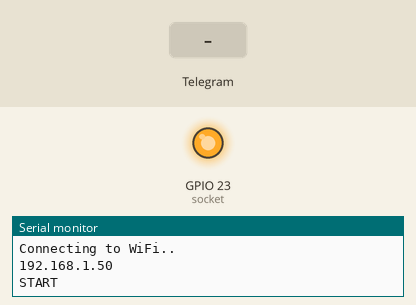
The sketch below on a simulated ESP8266 (NodeMCU). On the bench: output pins drawn as LEDs (lit = HIGH), the last lines printed to the serial monitor. The inputs (shaded band) are chosen by the test bench. WiFi joins after 1.5 s; servers stay silent unless stated; the local clock reads 2024-03-15 10:24:30 at power-on unless the sketch sets it.

Above: at 3.2 s.
3.3 s: Telegram message "/socketon" received
At 4.7 s:
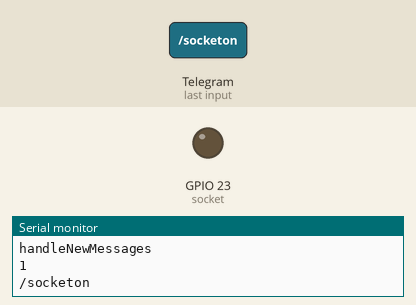
5.4 s: Telegram message "/socketoff" received
At 6.2 s:
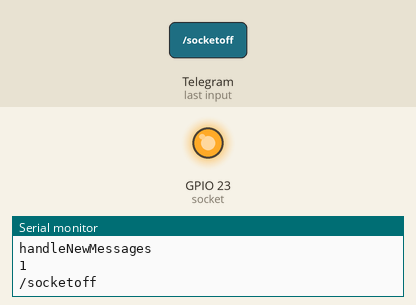
Timing chart, 0 to 8.4 s (numbered marks = the images above; inputs shaded):
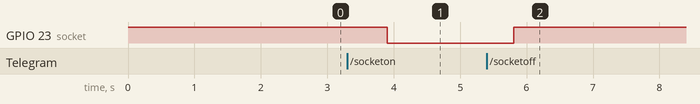

The sketch:

smart_socket.ino
```cpp
#ifdef ESP32
  #include <WiFi.h>
#else
  #include <ESP8266WiFi.h>
#endif
#include <WiFiClientSecure.h>
#include <UniversalTelegramBot.h>
#include <ArduinoJson.h>

#define socket 23

String chat_id;
String your_name;
int numNewMessages;
int botRequestDelay = 1000;
unsigned long lastTimeBotRan;
//CHANGE THE "NAME" with your name
const char* ssid = "NAME";
const char* password = "WIFI_PASSWORD";

//CHANGE THE "TELEGRAM_BOT_TOKEN_"
#define BOTtoken "TELEGRAM_BOT_TOKEN"
#define CHAT_ID "738651906"

#ifdef ESP8266
  X509List cert(TELEGRAM_CERTIFICATE_ROOT);
#endif

WiFiClientSecure client;
UniversalTelegramBot bot(BOTtoken, client);

void handleNewMessages(int numNewMessages) {
  Serial.println("handleNewMessages");
  Serial.println(String(numNewMessages));

  for (int i = 0; i < numNewMessages; i++) {
    // Chat id of the requester
    String chat_id = String(bot.messages[i].chat_id);
    if (chat_id != CHAT_ID){
      bot.sendMessage(chat_id, "Unauthorized user", "");
      continue;
    }

    String text = bot.messages[i].text;
    Serial.println(text);

    String from_name = bot.messages[i].from_name;

    if (text == "/socketon") {
      bot.sendMessage(chat_id, "SOCKET ACTIVE", "");
      digitalWrite(socket, LOW);
    }
    else if (text == "/socketoff") {
      bot.sendMessage(chat_id, "SOCKET DEACTIVE", "");
      digitalWrite(socket, HIGH);
    }
  }
}

void setup() {
  Serial.begin(115200);
  pinMode(socket, OUTPUT);
  digitalWrite(socket, HIGH);

  #ifdef ESP8266
    configTime(0, 0, "pool.ntp.org");
    client.setTrustAnchors(&cert);
  #endif

  WiFi.mode(WIFI_STA);
  WiFi.begin(ssid, password);

  #ifdef ESP32
    client.setCACert(TELEGRAM_CERTIFICATE_ROOT);
  #endif

  while (WiFi.status() != WL_CONNECTED) {
    delay(1000);
    Serial.println("Connecting to WiFi..");
  }

  Serial.println(WiFi.localIP());
  Serial.println("START");
}

void loop() {
  if (millis() > lastTimeBotRan + botRequestDelay) {
    int numNewMessages = bot.getUpdates(bot.last_message_received + 1);

    while(numNewMessages) {
      Serial.println("got response");
      handleNewMessages(numNewMessages);
      numNewMessages = bot.getUpdates(bot.last_message_received + 1);
    }

    lastTimeBotRan = millis();
  }
}
```

Measured:
- after the input at 3.3 s, GPIO 23 (socket): HIGH → LOW after 0.60 s
- after the input at 5.4 s, GPIO 23 (socket): LOW → HIGH after 0.41 s
